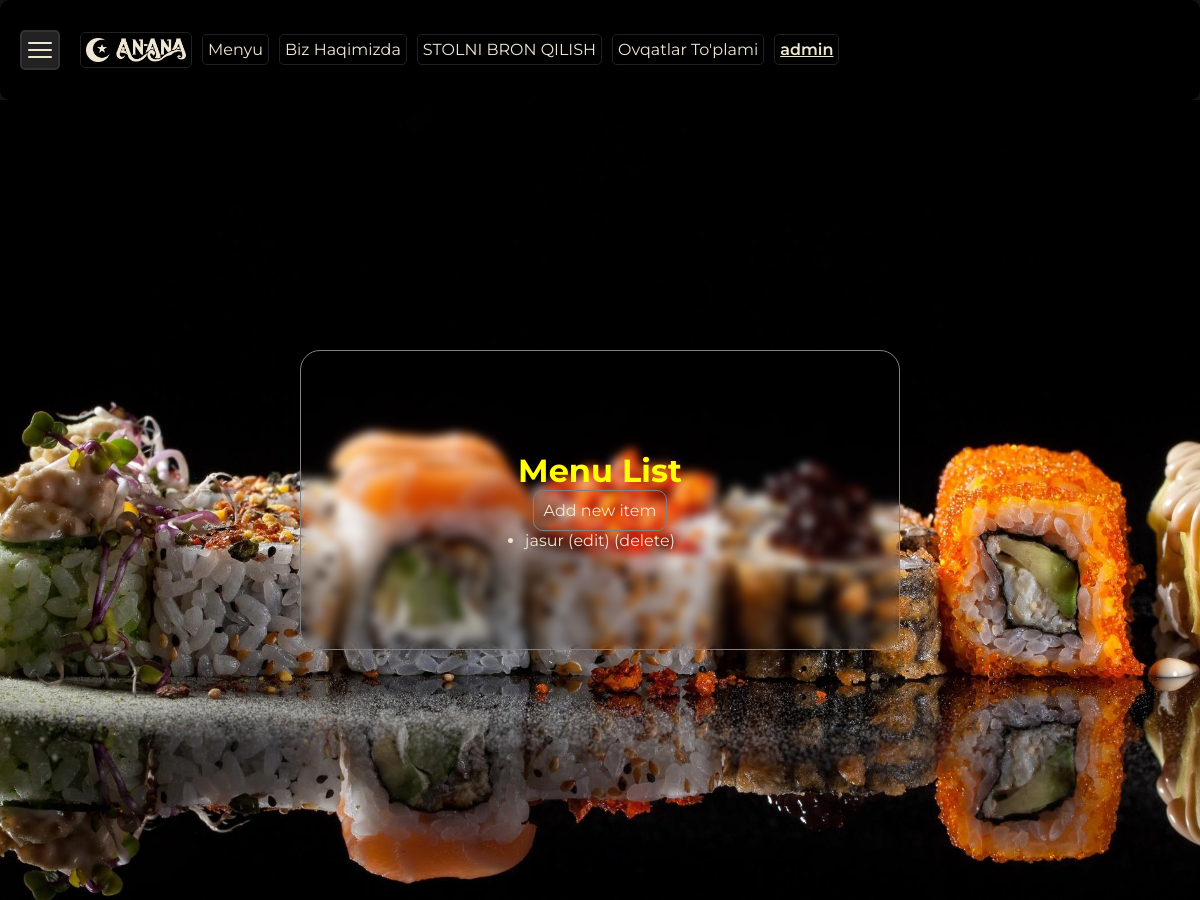
The app's page /menu/ (signed in), older data.
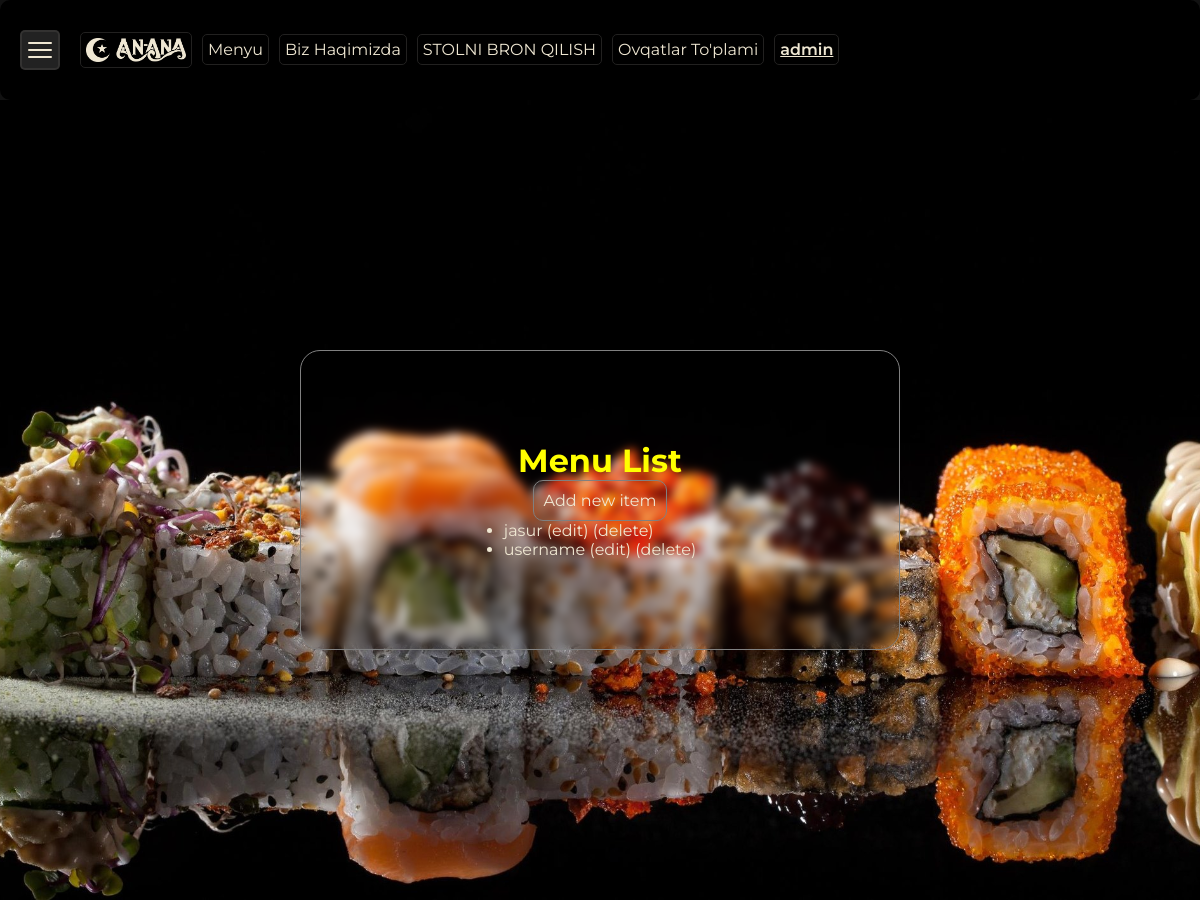
The same page, newer data.
### menu/models.py (models this page shows, shortened)
class MenuItem(models.Model):
    CHOICE_CATEGORY = [
        ('Hammasi','Hammasi'),
        ("Go'shtli","Go'shtli"),
        ('Salatlar','Salatlar'),
        ('Shirinlik','Shirinlik'),
        ('Ichimliklar','Ichimliklar')
    ]
    name = models.CharField(max_length=100)
    description = models.TextField()
    price = models.DecimalField(max_digits=5, decimal_places=2)
    available = models.BooleanField(default=True)
    category = models.CharField(max_length=15, choices=CHOICE_CATEGORY, default='Hammasi')
    image = models.ImageField(upload_to='media/', default='media/default.jpg')

### menu/views.py (the view)
# urls.py: path('', menu_list, name='menu_list'),
@login_required
def menu_list(request):
    items = MenuItem.objects.all()
    return render(request, 'menu/menu_list.html', {'items': items})

### menu/templates/menu/menu_list.html
{% extends 'base.html' %}
{% load static %}
{% block css %}
  <link rel="stylesheet" href="{% static 'css/crud_menu.css' %}" />
{% endblock %}
{% block content %}
    <div class="crud-main-1">
        <div class="main-crud">
            <h1 style="color: yellow;">Menu List</h1>
            {% if request.user.username == 'admin' %}
            <a class="add-new" href="{% url 'menu_create' %}">Add new item</a>
            {% endif %}
            <ul>
              {% for item in items %}
                <li>
                  <a href="{% url 'menu_detail' item.pk %}">{{ item.name }}</a>
                  (<a href="{% url 'menu_update' item.pk %}">edit</a>) (<a href="{% url 'menu_delete' item.pk %}">delete</a>)
                </li>
              {% endfor %}
            </ul>
          </div>
    </div>
{% endblock %}

Row changes from the older to the newer data that the page shows:
added MenuItem: name "username"
